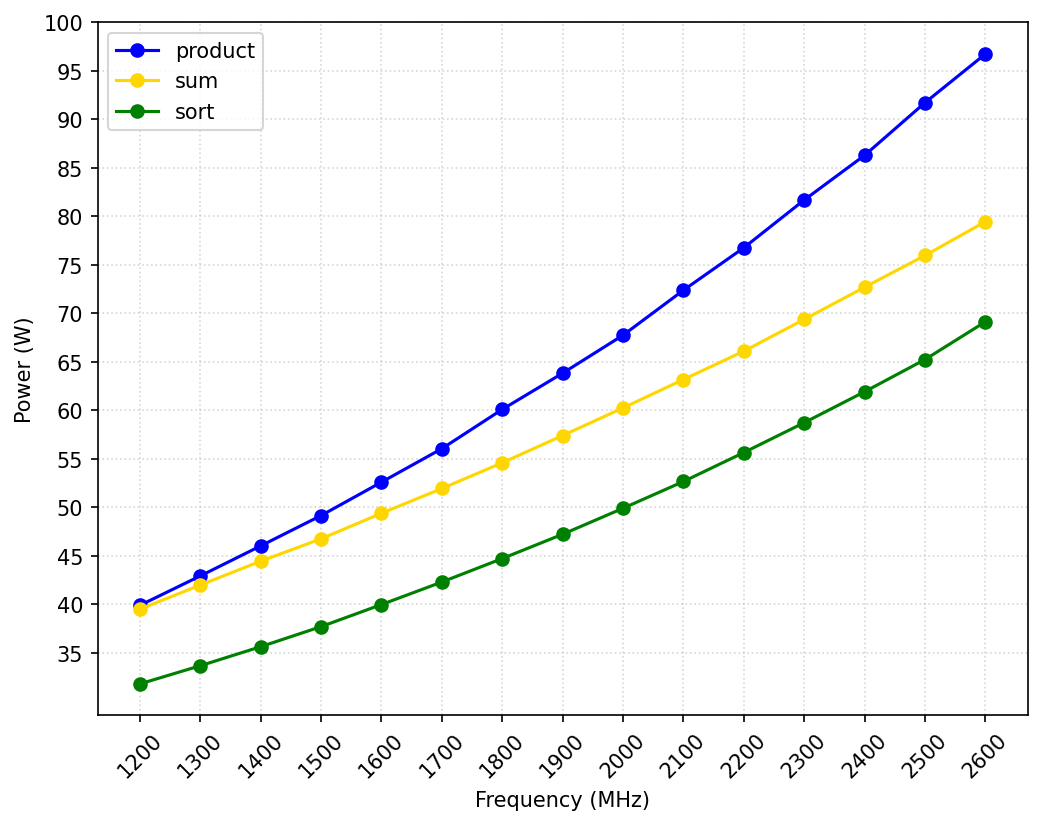

Write the Python code that produced this figure.
import numpy as np
import matplotlib.pyplot as plt

"""
Posiciones:
0 -> Step
1 -> state
2 (3) -> interval [no usar]
4 -> reward
5 -> acc_reward
6 -> freqpos
7 -> frequency
8 -> power
"""

def get_file_data(csv):
    csvf = open(csv, 'r')
    csvflines = csvf.readlines()
    csvf.close()
    
    X = []
    Y = []
    
    for line in csvflines[1:]:
        freq, power, _ = line.split(',')
        X.append( int(freq) // 1000 )
        Y.append( float(power) )
        
    return X, Y


####################
### COMP AGENTES ###
####################

Xaa, Yaa = get_file_data('power_results/floatproduct.power.csv')
Xcc, Ycc = get_file_data('power_results/floatsum.power.csv')
Xdd, Ydd = get_file_data('power_results/floatsort.power.csv')

Xticks = np.arange(1200, 2700, 100)
Yticks = np.arange(35, 101, 5)

fig = plt.figure(figsize=(8,6), dpi=150)

ax = fig.add_subplot(111)

ax.plot(
    Xaa, Yaa, 
    color ='blue', 
    label = 'product',
    linestyle = '-',
    marker = 'o'
)

ax.plot(
    Xcc, Ycc, 
    color ='gold', 
    label = 'sum',
    linestyle = '-',
    marker = 'o'
)

ax.plot(
    Xdd, Ydd, 
    color ='green', 
    label = 'sort',
    linestyle = '-',
    marker = 'o'
)

ax.set_xlabel('Frequency (MHz)')
ax.set_xticks(Xticks)
ax.set_xticklabels(Xticks, rotation=45)

ax.set_ylabel('Power (W)')
ax.set_yticks(Yticks)

ax.grid(
    alpha=0.50,
    linestyle=':',
)
ax.legend(loc='upper left')

"""
ax.vlines(x=1600, ymin=35, ymax=52.5, color='r',linewidth=3.0, linestyle='--')
ax.hlines(y=52.5, xmin=1200, xmax=1600, color='r',linewidth=3.0,linestyle='--')
ax.plot(1600, 52.612215902606415, color = 'red', marker = 'o', markersize=12)

ax.text(1300, 55.0, '1600 MHz')
ax.text(1630, 45.0, '52.5 w')
"""


plt.savefig('7-1.png', bbox_inches='tight')